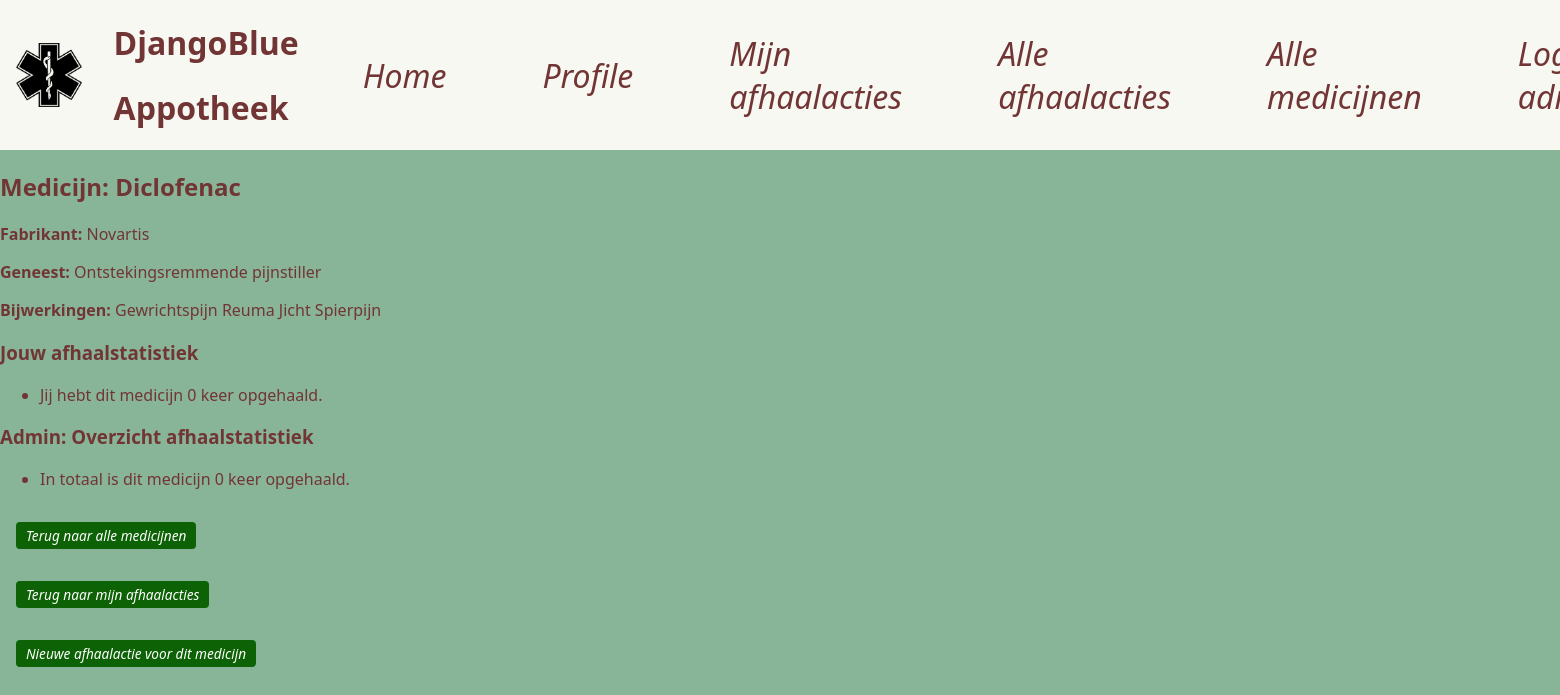
The page /medicines/3/ (signed in) on the database its author committed.
### base/models.py (models this page shows, shortened)
class Medicine(models.Model):
    name = models.CharField(max_length=100)
    manufacturer = models.CharField(max_length=100)
    cures = models.CharField(max_length=100)
    sideEffects = models.TextField()

### base/views.py (the view)
# urls.py: path('medicines/<int:pk>/', views.medicine_detail, name='medicine_detail'),
@login_required
def medicine_detail(request, pk):
    medicine = Medicine.objects.get(pk=pk)
    user_count = Collection.objects.filter(
        medicine=medicine, user=request.user, collected=True, collected_approved=True
    ).count()
    total_count = Collection.objects.filter(
        medicine=medicine, collected=True, collected_approved=True
    ).count()
    return render(request, "base/medicine_detail.html", {
        "medicine": medicine,
        "user_count": user_count,
        "total_count": total_count,
    })

### base/templates/base/medicine_detail.html
{% extends "base/base.html" %}
{% block content %}
  <h2>Medicijn: {{ medicine.name }}</h2>
  <p><strong>Fabrikant:</strong> {{ medicine.manufacturer }}</p>
  <p><strong>Geneest:</strong> {{ medicine.cures }}</p>
  <p><strong>Bijwerkingen:</strong> {{ medicine.sideEffects }}</p>
  <h3>Jouw afhaalstatistiek</h3>
  <ul>
    <li>Jij hebt dit medicijn {{ user_count }} keer opgehaald.</li>
  </ul>
  {% if user.is_staff %}
    <h3>Admin: Overzicht afhaalstatistiek</h3>
    <ul>
      <li>In totaal is dit medicijn {{ total_count }} keer opgehaald.</li>
    </ul>
    <a href="{% url 'medicine_list' %}" class = "medicinepickup">Terug naar alle medicijnen</a>
  {% endif %}
  <br>
  <a href="{% url 'user_collections' %}" class = "medicinepickup">Terug naar mijn afhaalacties</a>
  <br>
  {% if user.is_staff %}
    <a href="{% url 'create_collection' %}?medicine={{ medicine.pk }}" class = "medicinepickup">Nieuwe afhaalactie voor dit medicijn</a>
  {% endif %}
{% endblock content %}

### base/templates/base/menu.html
{% load static %}
<div class="nav-container">
    <img src="{% static "base/img/appotheek.png" %}" alt="Logo">
    <div class="title">
        <h1>DjangoBlue</h1>
        <h1>Appotheek</h1>
    </div>
    {% if user.is_authenticated %}
        <a href="{% url 'index'%}" class = "nav-item">Home</a>
        <a href="{% url 'profile' %}" class="nav-item">Profile</a>
        <a href="{% url 'user_collections' %}" class="nav-item">Mijn afhaalacties</a>
        {% if user.is_staff %}
            <a href="{% url 'admin_collection_list' %}" class="nav-item">Alle afhaalacties</a>
            <a href="{% url 'medicine_list' %}" class="nav-item">Alle medicijnen</a>
        {% endif %}
        <a href="{% url 'logout_user' %}"> Logout {{ user.username }}</a>
    {% else %}
        <a href="{% url 'login' %}" class="nav-item">Login</a>
        <a href="{% url 'register' %}" class="nav-item">Sign up</a>
    {% endif %}
</div>

### base/static/base/css/styles.css (style rules this page uses)
body { background-color: #88b498; }

### base/static/base/css/menu.css (style rules this page uses)
body { margin: 0; font-family: 'Segoe UI', 'Roboto', 'Helvetica Neue', sans-serif; color: #723535; }
.nav-container { background-color: #f8f8f2; display: flex; align-items: center; gap: 2rem; padding-left: 1rem; }
img { height: 4rem; }
a { color: #723535; font-style: oblique; text-decoration: none; font-size: 2rem; justify-content: center; align-items: center; gap: 2rem; padding: 1rem; margin: 1rem; }

### base/static/base/css/mainpage.css (style rules this page uses)
.medicinepickup { background: #0c6204; color: white; padding: 4px 10px; font-size: 0.85rem; border-radius: 4px; font-weight: 500; text-decoration: none; transition: background-color 0.3s ease; display: inline-block; }

### rows shown on the page
Medicine: name "Diclofenac", manufacturer "Novartis", cures "Ontstekingsremmende pijnstiller", sideEffects "Gewrichtspijn Reuma Jicht Spierpijn"

### other values the page prints
{{ user_count }} "0"
{{ total_count }} "0"
